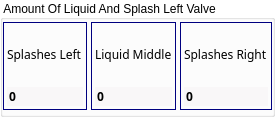
      <widget class="QGroupBox" name="groupBoxAmountOfLiquidAndSplashLeftSide">
       <property name="styleSheet">
        <string notr="true">QGroupBox{
    background-color: transparent;
}</string>
       </property>
       <property name="title">
        <string>Amount Of Liquid And Splash Left Valve</string>
       </property>
       <layout class="QGridLayout" name="gridLayout_27">
        <property name="leftMargin">
         <number>0</number>
        </property>
        <property name="topMargin">
         <number>2</number>
        </property>
        <property name="rightMargin">
         <number>0</number>
        </property>
        <property name="bottomMargin">
         <number>4</number>
        </property>
        <property name="spacing">
         <number>4</number>
        </property>
        <item row="0" column="3">
         <widget class="ContentBoardItem" name="widgetDashBoardAmountOfLiquidRight" native="true">
          <property name="minimumSize">
           <size>
            <width>0</width>
            <height>88</height>
           </size>
          </property>
          <property name="maximumSize">
           <size>
            <width>16777215</width>
            <height>88</height>
           </size>
          </property>
          <property name="styleSheet">
           <string notr="true">/*QFrame{
     background:rgb(249,247,248);
    border: 1px solid rgb(0,0,128);
     min-height: 80px;
     max-height: 80px;
}

QLabel{
  background:rgb(249,247,248);
  color: rgb(39,51,66);
 border: 0px solid rgb(0,0,128);
  font-size: 16px;
  font-family: Siemens Sans;
  min-height: 20px;
  max-height: 20px;
}
*/


QWidget{
     border: 1px solid rgb(0,0,128);
 }

QLabel{
   border: 0px solid rgb(0,0,128);
}
</string>
          </property>
          <layout class="QGridLayout" name="gridLayout_37">
           <property name="leftMargin">
            <number>4</number>
           </property>
           <property name="topMargin">
            <number>4</number>
           </property>
           <property name="rightMargin">
            <number>4</number>
           </property>
           <property name="bottomMargin">
            <number>4</number>
           </property>
           <property name="spacing">
            <number>4</number>
           </property>
           <item row="0" column="0">
            <widget class="QLabel" name="labelDashBoardAmountOfLiquidRight">
             <property name="font">
              <font>
               <family>Siemens Sans</family>
              </font>
             </property>
             <property name="text">
              <string>Splashes Right</string>
             </property>
            </widget>
           </item>
           <item row="1" column="0">
            <widget class="QDoubleSpinBox" name="doubleSpinBoxAmountOfLiquidRightLeftTriggerSide">
             <property name="font">
              <font>
               <family>Siemens Sans</family>
               <weight>75</weight>
               <bold>true</bold>
              </font>
             </property>
             <property name="styleSheet">
              <string notr="true">QDoubleSpinBox
{
 background:rgb(249,247,248);
 min-width: 0px;
 border: 0px;
 }

QDoubleSpinBox[STATE=&quot;Ok&quot;]
{
 background:rgb(249,247,248);
 min-width: 0px;
 border: 0px;
 }
QDoubleSpinBox[STATE=&quot;Error&quot;]
{ 
 background:rgb(202, 51, 51);
 min-width: 0px;
 border: 0px;
 }
QDoubleSpinBox[STATE =&quot;Warning&quot;]
{ 
 background:rgb(234, 206, 33);
 min-width: 0px;
 border: 0px;
 }




</string>
             </property>
             <property name="wrapping">
              <bool>false</bool>
             </property>
             <property name="readOnly">
              <bool>true</bool>
             </property>
             <property name="buttonSymbols">
              <enum>QAbstractSpinBox::NoButtons</enum>
             </property>
             <property name="suffix">
              <string/>
             </property>
             <property name="decimals">
              <number>0</number>
             </property>
             <property name="minimum">
              <double>0.000000000000000</double>
             </property>
             <property name="maximum">
              <double>10000000.000000000000000</double>
             </property>
             <property name="singleStep">
              <double>1.000000000000000</double>
             </property>
             <property name="value">
              <double>0.000000000000000</double>
             </property>
            </widget>
           </item>
          </layout>
         </widget>
        </item>
        <item row="0" column="0">
         <widget class="ContentBoardItem" name="widgetDashBoardAmountOfLiquidLeft" native="true">
          <property name="minimumSize">
           <size>
            <width>0</width>
            <height>88</height>
           </size>
          </property>
          <property name="maximumSize">
           <size>
            <width>16777215</width>
            <height>88</height>
           </size>
          </property>
          <property name="styleSheet">
           <string notr="true">/*QFrame{
     background:rgb(249,247,248);
    border: 1px solid rgb(0,0,128);
     min-height: 80px;
     max-height: 80px;
}

QLabel{
  background:rgb(249,247,248);
  color: rgb(39,51,66);
  border: 0px solid rgb(0,0,128);
  font-size: 16px;
  font-family: Siemens Sans;
  min-height: 20px;
  max-height: 20px;
}

QDoubleSpinBox{
background:rgb(255,255,255);
  color: rgb(39,51,66);
  font-size: 16px;
  font-weight: bold;
  font-family: Siemens Sans;
  min-height: 32px;
  max-height: 32px;
min-width: 0px;
}
*/


QWidget{
     border: 1px solid rgb(0,0,128);
 }

QLabel{
   border: 0px solid rgb(0,0,128);
}
</string>
          </property>
          <layout class="QGridLayout" name="gridLayout_32">
           <property name="leftMargin">
            <number>4</number>
           </property>
           <property name="topMargin">
            <number>4</number>
           </property>
           <property name="rightMargin">
            <number>4</number>
           </property>
           <property name="bottomMargin">
            <number>4</number>
           </property>
           <property name="spacing">
            <number>4</number>
           </property>
           <item row="1" column="0">
            <widget class="QLabel" name="labelDashBoardAmountOfLiquidLeft">
             <property name="font">
              <font>
               <family>Siemens Sans</family>
              </font>
             </property>
             <property name="text">
              <string>Splashes Left</string>
             </property>
            </widget>
           </item>
           <item row="2" column="0">
            <widget class="QDoubleSpinBox" name="doubleSpinBoxAmountOfLiquidLeftLeftTriggerSide">
             <property name="font">
              <font>
               <family>Siemens Sans</family>
               <weight>75</weight>
               <bold>true</bold>
              </font>
             </property>
             <property name="styleSheet">
              <string notr="true">QDoubleSpinBox
{
 background:rgb(249,247,248);
 min-width: 0px;
 border: 0px;
 }
QDoubleSpinBox[STATE=&quot;Ok&quot;]
{
 background:rgb(249,247,248);
 min-width: 0px;
 border: 0px;
 }
QDoubleSpinBox[STATE=&quot;Error&quot;]
{ 
 background:rgb(202, 51, 51);
 min-width: 0px;
 border: 0px;
 }
QDoubleSpinBox[STATE =&quot;Warning&quot;]
{ 
 background:rgb(234, 206, 33);
 min-width: 0px;
 border: 0px;
 }

</string>
             </property>
             <property name="wrapping">
              <bool>false</bool>
             </property>
             <property name="frame">
              <bool>false</bool>
             </property>
             <property name="readOnly">
              <bool>true</bool>
             </property>
             <property name="buttonSymbols">
              <enum>QAbstractSpinBox::NoButtons</enum>
             </property>
             <property name="suffix">
              <string/>
             </property>
             <property name="decimals">
              <number>0</number>
             </property>
             <property name="minimum">
              <double>0.000000000000000</double>
             </property>
             <property name="maximum">
              <double>10000000.000000000000000</double>
             </property>
             <property name="singleStep">
              <double>1.000000000000000</double>
             </property>
             <property name="value">
              <double>0.000000000000000</double>
             </property>
            </widget>
           </item>
          </layout>
         </widget>
        </item>
        <item row="0" column="1" colspan="2">
         <widget class="ContentBoardItem" name="widgetDashBoardAmountOfLiquidMiddle" native="true">
          <property name="minimumSize">
           <size>
            <width>0</width>
            <height>88</height>
           </size>
          </property>
          <property name="maximumSize">
           <size>
            <width>16777215</width>
            <height>88</height>
           </size>
          </property>
          <property name="styleSheet">
           <string notr="true">/*QFrame{
     background:rgb(249,247,248);
  border: 1px solid rgb(0,0,128);
     min-height: 80px;
     max-height: 80px;
}

QLabel{
  background:rgb(249,247,248);
  color: rgb(39,51,66);
  border: 0px solid rgb(0,0,128);
  font-size: 16px;
  font-family: Siemens Sans;
  min-height: 20px;
  max-height: 20px;
}

QDoubleSpinBox{
background:rgb(255,255,255);
  color: rgb(39,51,66);
  font-size: 16px;
  font-weight: bold;
  font-family: Siemens Sans;
  min-height: 32px;
  max-height: 32px;
min-width: 0px;
}
*/

QWidget{
     border: 1px solid rgb(0,0,128);
 }

QLabel{
   border: 0px solid rgb(0,0,128);
}


</string>
          </property>
          <layout class="QGridLayout" name="gridLayout_36">
           <property name="leftMargin">
            <number>4</number>
           </property>
           <property name="topMargin">
            <number>4</number>
           </property>
           <property name="rightMargin">
            <number>4</number>
           </property>
           <property name="bottomMargin">
            <number>4</number>
           </property>
           <property name="spacing">
            <number>4</number>
           </property>
           <item row="0" column="0">
            <widget class="QLabel" name="labelDashBoardAmountOfLiquidMiddle">
             <property name="font">
              <font>
               <family>Siemens Sans</family>
              </font>
             </property>
             <property name="text">
              <string>Liquid Middle</string>
             </property>
            </widget>
           </item>
           <item row="1" column="0">
            <widget class="QDoubleSpinBox" name="doubleSpinBoxAmountOfLiquidMiddleLeftSide">
             <property name="sizePolicy">
              <sizepolicy hsizetype="Fixed" vsizetype="Fixed">
               <horstretch>0</horstretch>
               <verstretch>0</verstretch>
              </sizepolicy>
             </property>
             <property name="minimumSize">
              <size>
               <width>0</width>
               <height>0</height>
              </size>
             </property>
             <property name="maximumSize">
              <size>
               <width>150</width>
               <height>16777215</height>
              </size>
             </property>
             <property name="font">
              <font>
               <family>Siemens Sans</family>
               <weight>75</weight>
               <bold>true</bold>
              </font>
             </property>
             <property name="autoFillBackground">
              <bool>true</bool>
             </property>
             <property name="styleSheet">
              <string notr="true">QDoubleSpinBox
{
 background:rgb(249,247,248);
 min-width: 0px;
 border: 0px;
 }
QDoubleSpinBox[STATE=&quot;Ok&quot;]
{
 background:rgb(249,247,248);
 min-width: 0px;
 border: 0px;
 }
QDoubleSpinBox[STATE=&quot;Error&quot;]
{ 
 background:rgb(202, 51, 51);
 min-width: 0px;
 border: 0px;
 }
QDoubleSpinBox[STATE =&quot;Warning&quot;]
{ 
 background:rgb(234, 206, 33);
 min-width: 0px;
 border: 0px;
 }


</string>
             </property>
             <property name="wrapping">
              <bool>false</bool>
             </property>
             <property name="readOnly">
              <bool>true</bool>
             </property>
             <property name="buttonSymbols">
              <enum>QAbstractSpinBox::NoButtons</enum>
             </property>
             <property name="prefix">
              <string/>
             </property>
             <property name="suffix">
              <string/>
             </property>
             <property name="decimals">
              <number>0</number>
             </property>
             <property name="minimum">
              <double>0.000000000000000</double>
             </property>
             <property name="maximum">
              <double>10000000.000000000000000</double>
             </property>
             <property name="singleStep">
              <double>1.000000000000000</double>
             </property>
             <property name="value">
              <double>0.000000000000000</double>
             </property>
            </widget>
           </item>
          </layout>
         </widget>
        </item>
       </layout>
      </widget>
